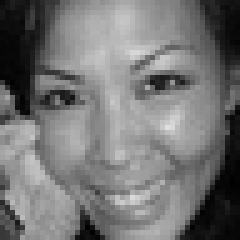
#> input picture datasets/happy/happy-0009.jpg, 48 x 48 px, given in place of happy-0001.jpg, which was not available (shown 5 times larger)
$ jupyter execute --allow-errors Tugas-4-Image-Processing.ipynb   (older library calls are emulated)
#> lines starting #> are read from the running program, lines starting #| are printed output that depends on the picture; after the words box and inside, x2 and y2 are one past the last pixel; in counts of white or black regions, pixels touching at a corner belong together; pictures that were not available may be replaced by others from this repository, and a replacement may not be noted
[cell 1]
import pandas as pd
import numpy as np
import matplotlib.pyplot as plt
import cv2
from pathlib import Path
import skimage
from skimage import io
from skimage.feature import graycomatrix, graycoprops
import seaborn as sns
from scipy.stats import skew,kurtosis,entropy
from tqdm import tqdm

[cell 2]
PATH = Path().cwd().parent.parent
DDIR = PATH / 'datasets'

[cell 3]
print(PATH)

[cell 4]
image_allowed = [int(x) for x in range(301,311)]
image_allowed

[cell 5]
test_data = io.imread(f'{DDIR}/happy/happy-0001.jpg')
#> test_data is the input picture: shape (48, 48); min 0, max 223, mean 116.6

[cell 6]
io.imshow(test_data)

[cell 7]
print(np.shape(test_data))
#| (48, 48)
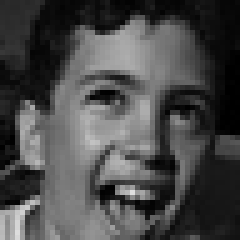
#> input picture datasets/happy/happy-0035.jpg, 48 x 48 px, given in place of happy-0301.jpg, which was not available (shown 5 times larger)
#> further down, test_data is the input picture: shape (48, 48); min 0, max 224, mean 73.4
#> `test_data = np.reshape(test_data, (48*48))`: test_data = 2304 values, max 224 at index 1850, min 0 at index 575, mean 73.42
#| Mean     :                73.42
#| Variance :              2929.26
#| Skewness :                 0.31
#| Kurtosis :                -1.26
#| Entropy  :                 7.44

[cell 8]
fig, ax = plt.subplots(nrows=len(image_allowed)//5, ncols=5, figsize=(30,10), dpi=100)
#> (the rest of this cell did not finish here and is left out)

[cell 9]
test_data = io.imread(f'{DDIR}/happy/happy-0302.jpg')
io.imshow(test_data)

[cell 10]
#Ciri Orde Pertama
#A. Mean
image_name = []
all_image = []
#> (the rest of this cell did not finish here and is left out)

[cell 11]
first_order_dataframe = pd.DataFrame(columns=['Label','Mean','Variance','Skewness','Kurtosis','Entropy'])
#> first_order_dataframe = table of 0 rows and 6 columns
#> `image_data = np.reshape(image_data, (48*48))`: image_data has the same summary as test_data
type = 'happy'
#> (the rest of this cell did not finish here and is left out)

[cell 12]
first_order_dataframe.index=first_order_dataframe['Label']
first_order_dataframe.drop(columns=['Label'], inplace=True)
first_order_dataframe.T
#> Out = table of 5 rows and 2 columns

[cell 13]
display(first_order_dataframe)

[cell 14]
def get_glcm(image, derajat=0, jarak=1):
    derajat_acc = [0, 45, 90, 135]
    if(derajat not in derajat_acc):
        print('Derajat tidak dikenali')
        return
    image_max = np.max(image)
    print(image_max)
    glcm_matrix = np.zeros((image_max+1, image_max+1), dtype=int)
    if(derajat == 0):
        for i in range(image.shape[0]-jarak):
            for j in range(image.shape[1]-jarak):
                glcm_matrix[image[i,j], image[i+jarak,j+jarak]] += 1
    elif(derajat == 45):
        for i in range(image.shape[0]-jarak):
            for j in range(jarak, image.shape[1]):
                glcm_matrix[image[i,j], image[i+jarak,j-jarak]] += 1
    elif(derajat == 90):
        for i in range(image.shape[0]-jarak):
            for j in range(image.shape[1]):
                glcm_matrix[image[i,j], image[i+jarak,j]] += 1
    else:
        for i in range(image.shape[0]-jarak):
            for j in range(image.shape[1]-jarak):
                glcm_matrix[image[i,j], image[i+jarak,j+jarak]] += 1

    glcm_transposed = glcm_matrix.T
    glcm_matrix = glcm_matrix + glcm_transposed
    glcm_all_value = np.sum(glcm_matrix)
    glcm_matrix = glcm_matrix / glcm_all_value
    return glcm_matrix

[cell 15]
def glcm_0(image):
    image_max = np.max(image)
    image_matrix_temp = np.zeros((image_max+1, image_max+1), dtype=int)
    for i in range(len(image)):
        for j in range(len(image[i])-1):
            image_matrix_temp[image[i,j], image[i,j+1]] += 1

    transposed_matrix = np.transpose(image_matrix_temp)
    image_matrix = image_matrix_temp + transposed_matrix

    temp = 0
    for i in range(len(image_matrix)):
        for j in range(len(image_matrix[i])):
            temp += image_matrix[i,j]

    for i in range(len(image_matrix)):
        for j in range(len(image_matrix[i])):
            image_matrix[i,j] = image_matrix[i,j] / temp

    return image_matrix

[cell 16]
test_data = io.imread(f'{DDIR}/happy/happy-0302.jpg')
data_glcm = pd.DataFrame(get_glcm(test_data, 0, 1))
#> in get_glcm, `image_max = np.max(image)`: image_max = 224
#| 224
#> after the loop in get_glcm, `for i in range(image.shape[0]-jarak):`:
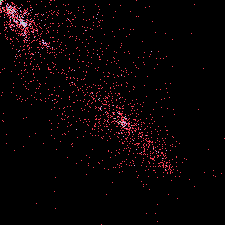
#> glcm_matrix: shape (225, 225) int64; 9 distinct labels, from 0 to 12; one colour per label, 0 black
#> data_glcm = table of 225 rows and 225 columns
data_glcm
#> Out = table of 225 rows and 225 columns

[cell 17]
glcm_derajat0 = glcm_0(test_data)
#> in glcm_0, `image_max = np.max(image)`: image_max = 224
#> the loop in glcm_0, `for i in range(len(image)):` made 48 passes
#> after the loop in glcm_0, `for i in range(len(image)):`:
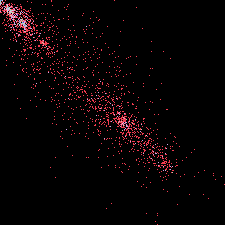
#> image_matrix_temp: shape (225, 225) int64; 11 distinct labels, from 0 to 10; one colour per label, 0 black
#> in glcm_0, `transposed_matrix = np.transpose(image_matrix_temp)`:
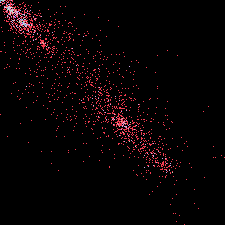
#> transposed_matrix: shape (225, 225) int64; 11 distinct labels, from 0 to 10; one colour per label, 0 black
#> in glcm_0, `image_matrix = image_matrix_temp + transposed_matrix`:
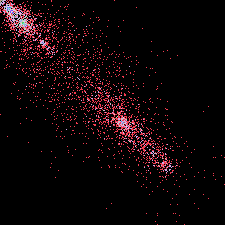
#> image_matrix: shape (225, 225) int64; 16 distinct labels, from 0 to 20; one colour per label, 0 black
#> after the loop in glcm_0, `for i in range(len(image_matrix)):`: temp = 4512
#> after the loop in glcm_0, `for i in range(len(image_matrix)):`: image_matrix: shape (225, 225) int64; 6.29% of pixels changed, all inside (x1, y1, x2, y2) = (0, 0, 225, 225)
print(np.shape(glcm_derajat0))
#| (225, 225)
glcm0 = pd.DataFrame(glcm_derajat0)
#> glcm0 = table of 225 rows and 225 columns
glcm0.max().sum()
#> Out = 0

[cell 18]
def calc_glcm_all_agls(img, label, props, dists=[5], agls=[0, np.pi/4, np.pi/2, 3*np.pi/4], lvl=256, sym=True, norm=True):
        glcm = graycomatrix(img,
                        distances=dists,
                        angles=agls,
                        levels=lvl,
                        symmetric=sym,
                        normed=norm)
        # idms = [idm(p) for p in glcm]
        feature = []
        glcm_props = [propery for name in props for propery in graycoprops(glcm, name)[0]]
        for item in glcm_props:
                feature.append(item)
        feature.append(label)

        return glcm,feature

[cell 19]
properties = ['dissimilarity', 'correlation', 'homogeneity', 'contrast', 'ASM', 'energy']

all_matrix = []
glcm_all_agls = []
idms = []
for img, label in zip(all_image, image_name):
    matrix, feature = calc_glcm_all_agls(img,label,props=properties)
    glcm_all_agls.append(feature)
    all_matrix.append(matrix)
#> this loop made 2 passes
#> label on passes 1 to 2: 'happy-0301', 'happy-0302'
#> after the loop, all_matrix = 2 items; glcm_all_agls = 2 items
    # idms.append(idm_val)

columns = []
angles = ['0', '45', '90','135']
for name in properties :
    for ang in angles:
        columns.append(name + "_" + ang)

columns.append("label")

[cell 20]
glcm_df = pd.DataFrame(glcm_all_agls,
                      columns = columns)
#> glcm_df = table of 2 rows and 25 columns

[cell 21]
glcm_testt = graycomatrix(io.imread(f'{DDIR}/happy/happy-0302.jpg'), distances=[1], angles=[0], levels=256, symmetric=True, normed=True)

[cell 22]
glcm_df
#> Out = table of 2 rows and 25 columns

[cell 23]
glcm_df.index=glcm_df['label']
glcm_df.drop(columns=['label'], inplace=True)
glcm_df.T
#> Out = table of 24 rows and 2 columns

[cell 24]
np.var(all_matrix[0])
#> Out = 5.16e-09

[cell 25]
glcm_df['Variance'] = [np.var(x) for x in all_matrix]

[cell 26]
# a,b,c,d = all_matrix[0].shape

[cell 27]
# test_df = pd.DataFrame(all_matrix[0])

[cell 28]
def inverse_difference_moment(matrix):
    rows, cols, a, all_b = matrix.shape
    idms=[]
    for b in range(all_b):
        idm = 0.0
        for i in range(rows):
            for j in range(cols):
                idm += matrix[i][j][a-1][b] / (1 + (i - j)**2)
        idms.append(idm)
    return idms

[cell 29]
get_idms = [inverse_difference_moment(x) for x in all_matrix]
#> get_idms = [[0.0431, 0.0325, 0.0716, 0.0339], [0.0431, 0.0325, 0.0716, 0.0339]]

[cell 30]
#0-45-90-135
glcm_df['IDM-0'] = [x[0] for x in get_idms]
glcm_df['IDM-45'] = [x[1] for x in get_idms]
glcm_df['IDM-90'] = [x[2] for x in get_idms]
glcm_df['IDM-135'] = [x[3] for x in get_idms]

[cell 31]
test_entropy = np.squeeze(all_matrix[0])
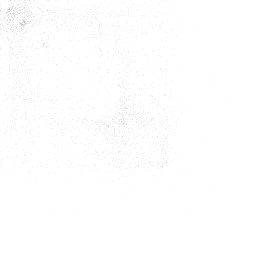
#> test_entropy: shape (256, 256, 4) float64; mean of channels 0, 1, 2, 3 1.53e-05, 1.53e-05, 1.53e-05, 1.53e-05; transparent parts drawn white

[cell 32]
# test_entropy

[cell 33]
np.shape(np.squeeze(all_matrix))
new_matrix = np.squeeze(all_matrix.copy())

[cell 34]
new_matrix.shape
#> Out = (2, 256, 256, 4)

[cell 35]
all_entropy = []
#> (the rest of this cell did not finish here and is left out)

[cell 36]
all_entropy

#> (a cell that did not finish here is left out)

[cell 38]
entropy = -np.sum(test_entropy*np.log2(test_entropy + (test_entropy==0)))
#> entropy = 46.6

[cell 39]
entropy
#> Out = 46.6

[cell 40]
glcm_df
#> Out = table of 2 rows and 29 columns

[cell 41]
glcm_df['Label'] = glcm_df.index

[cell 42]
glcm_df
#> Out = table of 2 rows and 30 columns

[cell 43]
glcm_df.columns

[cell 44]
type='entropy'.lower()
list_type = [x for x in glcm_df.columns if x.__contains__(type)]
#> list_type = []

[cell 45]
list_type

[cell 46]
fig,ax = plt.subplots(nrows=2,ncols=2,figsize=(20,10))
for num,value in enumerate(list_type):
    ax[num//2][num%2].bar(glcm_df['Label'], glcm_df[value])
    ax[num//2][num%2].set_xticklabels(glcm_df['Label'], rotation=45)
    # plt.title(f'{type.capitalize()} histogram')
    ax[num//2][num%2].set_title(f'{type.capitalize()} histogram', weight='bold')
#> this loop made 0 passes
plt.tight_layout()
